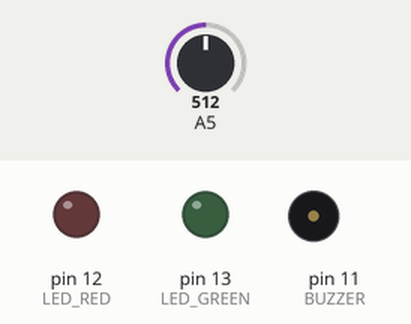
Simulated run of this sketch. Board: Arduino Uno, built with avr-gcc and run on an emulated ATmega328P. Shown: output pins drawn as LEDs (lit = HIGH), buzzer (waves = sounding, pin HIGH). Inputs (shaded band) come from the test bench; at power-on: A5 = 512.

Above: at 1.2 s.
1.3 s: A5 set to 501
4.3 s: A5 set to 320
7.3 s: A5 set to 292
At 8.17 s:
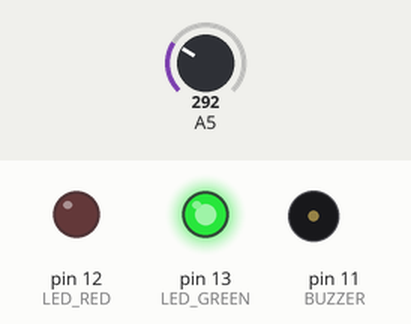
10.3 s: A5 set to 112
13.3 s: A5 set to 95
At 14.09 s:
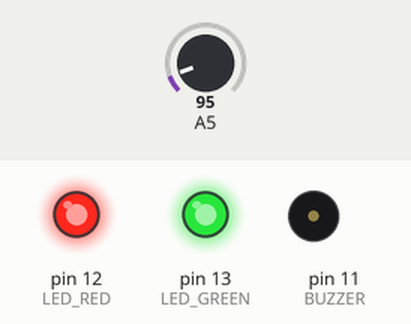
16.3 s: A5 set to 511
At 17.15 s:
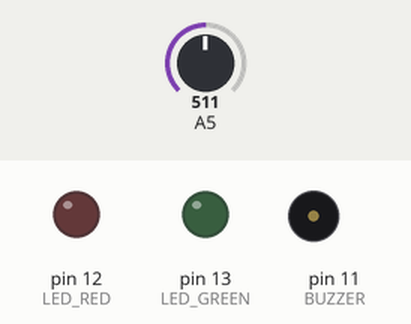
Timing chart, 0 to 19.3 s (numbered marks = the images above; inputs shaded):
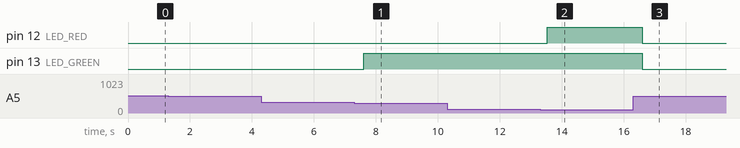

Measured:
- the behaviour switches between 308 and 307 on A5 (found by bisection; images 0 and 1)
- the behaviour switches between 103 and 102 on A5 (found by bisection; images 1 and 2)
- after the input at 7.3 s, pin 13 (LED_GREEN): LOW → HIGH after 0.31 s
- after the input at 13.3 s, pin 12 (LED_RED): LOW → HIGH after 0.24 s
- after the input at 16.3 s, pin 12 (LED_RED), pin 13 (LED_GREEN): HIGH → LOW after 0.29 s

The sketch:

key.ino
```cpp
# define BUZZER 11 // set the control digital IO foot buzzer
# define LED_RED 12 // set the red LED light control digital IO pins
# define LED_GREEN 13 // set the control green LED digital IO pins
# define Vr 5 // reference voltage

float data = 0xff; // store the analog voltage value, initial value is set to zero the number can not. If the initial value set to 0, will affect 1 to determine whether the pressed key.
void buzzer (void) // send a buzzer sound
{
   digitalWrite (BUZZER, HIGH); // set high, the buzzer
   delay (1);
   digitalWrite (BUZZER, LOW); // set low, the buzzer did not ring
   delay (10);
}
void Read_Value (void) // read voltage
{
   data = analogRead (5); // read the analog voltage value 5
   data = ((data * Vr) / 1024); // digital value into an analog value
   key_scan ();// execute key scan function
}
void key_scan (void) // Scan button
{
   if (data> 4.50 && data <6.00) // no button is pressed
     return; // return
   else
   {
     if (data>= 0.00 && data <0.50) // Button 1 press
     {
       delay (180); // debounce delay
       if (data>= 0.00 && data <0.50) // press button 1 does
       {
         buzzer ();//
         digitalWrite (LED_RED, HIGH); // red light
       }
     }
     else if (data>= 0.50 && data <1.5)
     {
       delay (180);
       if (data>= 0.50 && data <1.5)
       {
         buzzer ();
         digitalWrite (LED_GREEN, HIGH); // green light
       }
     }
     else if (data>= 1.5 && data <2.5)
     {
       delay (180);
       if (data>= 1.5 && data <2.5)
       {
         buzzer ();
         digitalWrite (LED_RED, LOW); // red light off
         digitalWrite (LED_GREEN, LOW); // Green OFF
       }
     }
   }
}
void setup ()
{
   pinMode (BUZZER, OUTPUT); // buzzer output port mode
   pinMode (LED_RED, OUTPUT); // red port to output mode
   pinMode (LED_GREEN, OUTPUT); // green light of the port output mode
}
void loop ()
{
   Read_Value ();// read voltage
}
```
